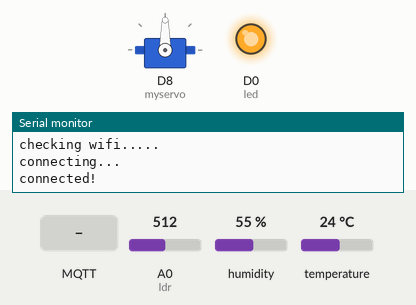
Bench run of a sketch on a simulated ESP8266 (NodeMCU). On the bench: servo, output pins drawn as LEDs (lit = HIGH), the last lines printed to the serial monitor. Inputs (shaded band) come from the test bench; at power-on: A0 (ldr) = 512, humidity 55 %, temperature 24 °C. WiFi joins after 1.5 s; servers stay silent unless stated; no MQTT or app messages arrive unless stated.

Above: at 3.2 s.
3.3 s: MQTT message "ON" arrives on the first subscribed topic
At 4.5 s:
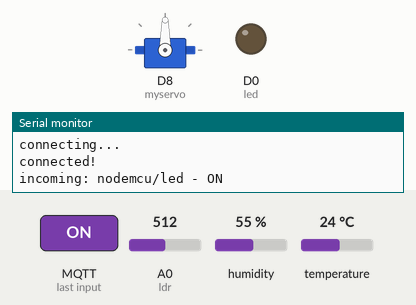
5.5 s: MQTT message "nodemcu/led" arrives on the second subscribed topic
At 6.9 s:
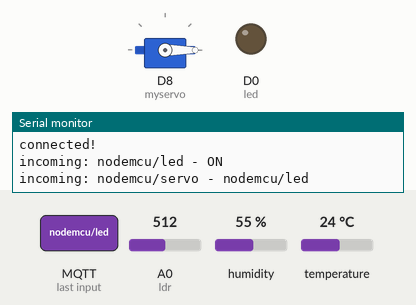
7.5 s: MQTT message "nodemcu/led" arrives on the first subscribed topic
At 8.5 s:
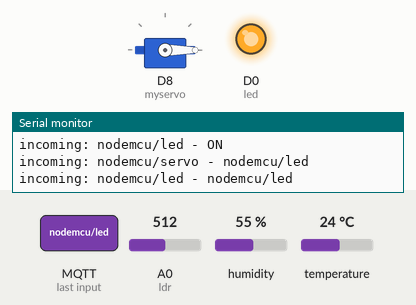
9.5 s: MQTT message "200" arrives on the second subscribed topic
At 10.9 s:
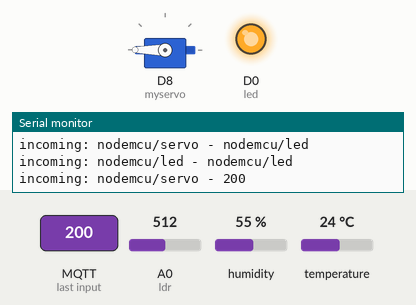
11.6 s: MQTT message "ON" arrives on the first subscribed topic
At 12.5 s:
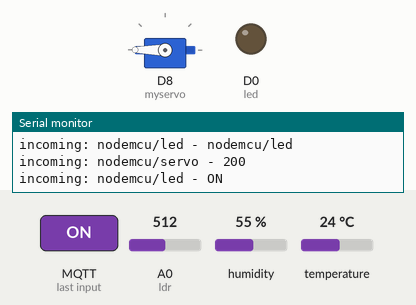
13.6 s: MQTT message "90" arrives on the second subscribed topic
At 15.2 s:
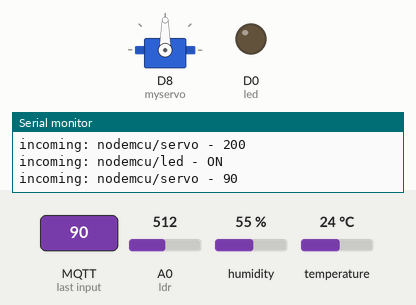
Timing chart, 0 to 16.6 s (numbered marks = the images above; inputs shaded):
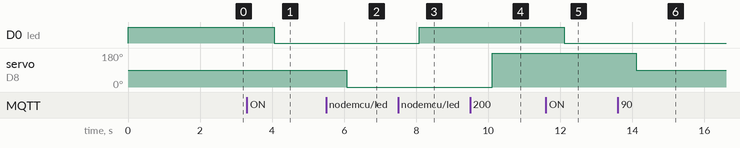

Measured:
- after the input at 3.3 s, D0 (led): HIGH → LOW after 0.75 s
- after the input at 5.5 s, servo on D8 (myservo): 90° → 0° after 0.58 s
- after the input at 7.5 s, D0 (led): LOW → HIGH after 0.58 s
- after the input at 9.5 s, servo on D8 (myservo): 0° → 180° after 0.60 s
- after the input at 11.6 s, D0 (led): HIGH → LOW after 0.51 s
- after the input at 13.6 s, servo on D8 (myservo): 180° → 90° after 0.51 s

The sketch:

nodered_mqtt.ino
```cpp
#include <ESP8266WiFi.h>
#include <MQTT.h>
#include <Servo.h>
#include "DHT.h"

WiFiClient net;
MQTTClient client;
Servo myservo;  // create servo object to control a servo
#define DHTTYPE DHT11   // DHT 11

const int DHTPin = 5;   //D1

// Initialize DHT sensor.
DHT dht(DHTPin, DHTTYPE);
String ssid="your-wifi-name";
String pass="your-wifi-password";
unsigned long lastMillis = 0;

const int led= D0;

void connect() {
  Serial.print("checking wifi...");
  while (WiFi.status() != WL_CONNECTED) {
    Serial.print(".");
    delay(1000);
  }

  Serial.print("\nconnecting...");
  while (!client.connect("nodemcu_client")) {
    Serial.print(".");
    delay(1000);
  }
  Serial.println("\nconnected!");

  client.subscribe("nodemcu/led");
  client.subscribe("nodemcu/servo");
}

void messageReceived(String &topic, String &payload) {
  Serial.println("incoming: " + topic + " - " + payload);
  if(topic=="nodemcu/led"){
    if(payload=="ON")
      digitalWrite(led,LOW);
    else
      digitalWrite(led,HIGH);
  }
  if(topic=="nodemcu/servo"){
   myservo.write(payload.toInt());
   }
  // Note: Do not use the client in the callback to publish, subscribe or
  // unsubscribe as it may cause deadlocks when other things arrive while
  // sending and receiving acknowledgments. Instead, change a global variable,
  // or push to a queue and handle it in the loop after calling `client.loop()`.
}

void setup() {
  Serial.begin(115200);
  WiFi.begin(ssid, pass);
  pinMode(led, OUTPUT);
  digitalWrite(led,HIGH);
  dht.begin();
  myservo.attach(D8);  // attaches the servo on D8 to the servo object
  // Note: Local domain names (e.g. "Computer.local" on OSX) are not supported
  // by Arduino. You need to set the IP address directly.
  client.begin("192.168.0.196", net);
  client.onMessage(messageReceived);

  connect();
}

void loop() {
  client.loop();
  delay(1000);  // <- fixes some issues with WiFi stability

  if (!client.connected()) {
    connect();
  }

  // publish a message roughly every 5 second.
  if (millis() - lastMillis > 5000) {
    lastMillis = millis();
    int ldr = analogRead(A0);   // read the ldr input on analog pin 0
    client.publish("nodemcu/ldr",String(ldr));

    float h = dht.readHumidity();
    float temp = dht.readTemperature();
    if (isnan(h) || isnan(temp)) {
      Serial.println("Failed to read from DHT sensor!");
      return;
    }
    client.publish("nodemcu/dht","{\"temp\":"+String(temp)+", \"humidity\":"+String(h)+"}");
  }
}
```
